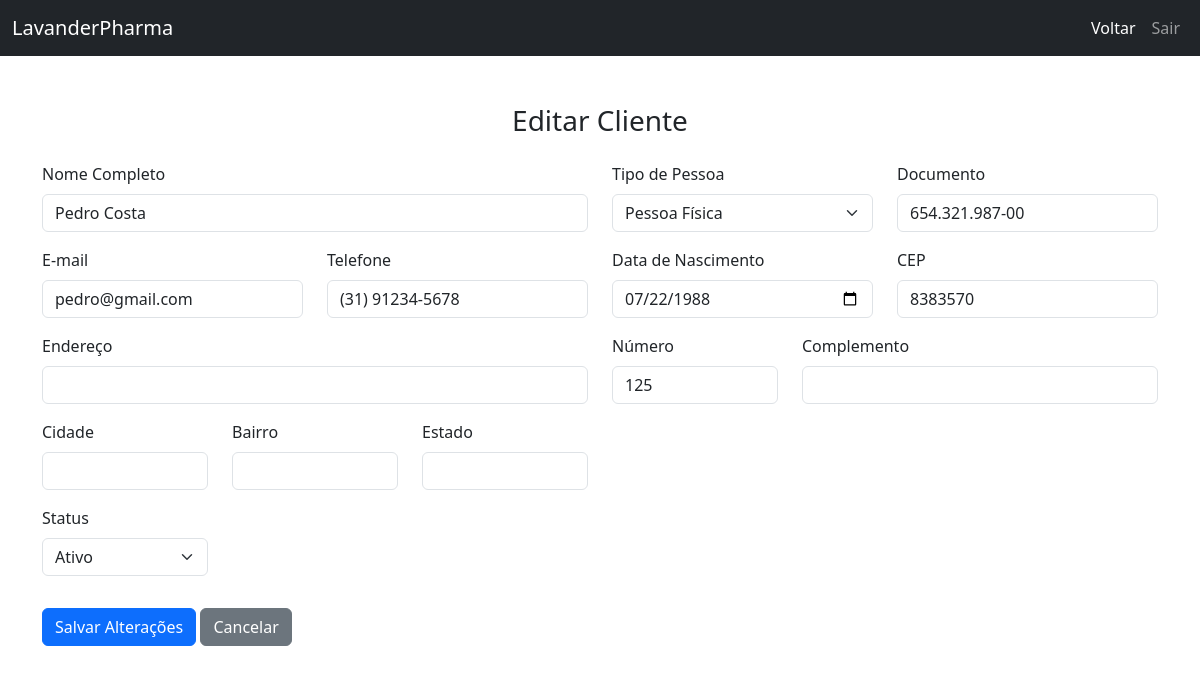
Page /sistema/Clientes/cliente_editar.php?codigo=3 (signed in) on the committed database.
### tables this page shows
CREATE TABLE IF NOT EXISTS `CLIENTES` (
    `ID_Cliente` INT AUTO_INCREMENT PRIMARY KEY NOT NULL,
    `Nome_Cliente` VARCHAR(255) DEFAULT NULL,
    `Tipo_Cliente` ENUM('PJ', 'PF') DEFAULT NULL,
    `Documento_Cliente` VARCHAR(18) DEFAULT NULL,
    `Tel_Cliente` VARCHAR(20) DEFAULT NULL,
    `Email_Cliente` VARCHAR(100) DEFAULT NULL,
    `Senha_Cliente` VARCHAR(100) DEFAULT NULL,
    `CEP` VARCHAR(10) DEFAULT NULL,
    `Endereco_Cliente` VARCHAR(255) DEFAULT NULL,
    `EndNumero_Cliente` VARCHAR(255) DEFAULT NULL,
    `Complemento_Cliente` VARCHAR(100) DEFAULT NULL,
    `Bairro_Cliente` VARCHAR(255) DEFAULT NULL,
    `Cidade_Cliente` VARCHAR(255) DEFAULT NULL,
    `Estado_Cliente` CHAR(2) DEFAULT NULL,
    `DataNasc_Cliente` DATE DEFAULT NULL,
    `Status_Cliente` ENUM('0', '1') DEFAULT NULL,
    `DataCadastro_Cliente` DATETIME DEFAULT NULL,
    `DataAlteracao_Cliente` DATETIME DEFAULT NULL,
    FOREIGN KEY (`CEP`) REFERENCES `CEPS` (`CEP`)
);

### sistema/Clientes/cliente_editar.php (the view, shortened to what this page needs)
<?php
include '../../dev/Exec/conexao.php';
if (isset($_GET['codigo'])) {
    $codigo_cliente = $_GET['codigo'];
    $sql = "SELECT * FROM CLIENTES WHERE ID_Cliente = ?";
    $stmt = $conn->prepare($sql);
    $stmt->bind_param("s", $codigo_cliente);
    $stmt->execute();
    $result = $stmt->get_result();
    if ($result->num_rows > 0) {
        $cliente = $result->fetch_assoc();
        $cep = $cliente['CEP'];
        $sql_cep = "SELECT * FROM CEPS WHERE CEP = ?";
        $stmt_cep = $conn->prepare($sql_cep);
        $stmt_cep->bind_param("s", $cep);
        $stmt_cep->execute();
        $result_cep = $stmt_cep->get_result();
        if ($result_cep->num_rows > 0) {
            $cep_data = $result_cep->fetch_assoc();
        } else {
            $cep_data = [];
        }
    } else {
        echo "Cliente não encontrado.";
        exit();
    }
} else {
    echo "Código do cliente não fornecido.";
    exit();
}
?>
<!DOCTYPE html>
<html lang="pt-BR">
<head>
    <link href="https://cdn.jsdelivr.net/npm/bootstrap@5.3.0/dist/css/bootstrap.min.css" rel="stylesheet">
</head>
<body>
    <nav class='navbar navbar-expand-lg navbar-dark bg-dark'>
        <div class='container-fluid'>
            <a class='navbar-brand' href='../../index2.php'>LavanderPharma</a>
            <div class='collapse navbar-collapse' id='navbarNav'>
                <ul class='navbar-nav ms-auto'>
                    <li class='nav-item'><a class='nav-link active' aria-current='page' href='index.php'>Voltar</a></li>
                    <li class='nav-item'><a class='nav-link' href="../../../dev/Exec/sair.php">Sair</a></li>
                </ul>
            </div>
        </div>
    </nav>
    <div class="container my-5">
        <h3 class="text-center mb-4">Editar Cliente</h3>
        <form method="post" action="">
            <div class="row mb-3">
                <div class="col-md-6">
                    <label for="Nome_Cliente" class="form-label">Nome Completo</label>
                    <input type="text" class="form-control" id="Nome_Cliente" name="Nome_Cliente" value="<?php echo htmlspecialchars($cliente['Nome_Cliente']); ?>" required>
                </div>
                <div class="col-md-3">
                    <label for="Tipo_Cliente" class="form-label">Tipo de Pessoa</label>
                    <select class="form-select" id="Tipo_Cliente" name="Tipo_Cliente" required>
                        <option value="PF" <?php if ($cliente['Tipo_Cliente'] == 'PF') echo 'selected'; ?>>Pessoa Física</option>
                    </select>
                </div>
                <div class="col-md-3">
                    <label for="Documento_Cliente" class="form-label">Documento</label>
                    <input type="text" class="form-control" id="Documento_Cliente" name="Documento_Cliente" value="<?php echo htmlspecialchars($cliente['Documento_Cliente']); ?>" required>
                </div>
            </div>
            <div class="row mb-3">
                <div class="col-md-3">
                    <label for="Email_Cliente" class="form-label">E-mail</label>
                    <input type="email" class="form-control" id="Email_Cliente" name="Email_Cliente" value="<?php echo htmlspecialchars($cliente['Email_Cliente']); ?>" required>
                </div>
                <div class="col-md-3">
                    <label for="Tel_Cliente" class="form-label">Telefone</label>
                    <input type="text" class="form-control" id="Tel_Cliente" name="Tel_Cliente" value="<?php echo htmlspecialchars($cliente['Tel_Cliente']); ?>" required>
                </div>
                <div class="col-md-3">
                    <label for="DataNasc_Cliente" class="form-label">Data de Nascimento</label>
                    <input type="date" class="form-control" id="DataNasc_Cliente" name="DataNasc_Cliente" value="<?php echo htmlspecialchars($cliente['DataNasc_Cliente']); ?>">
                </div>
                <div class="col-md-3">
                    <label for="CEP" class="form-label">CEP</label>
                    <input type="text" class="form-control" id="CEP" name="CEP" value="<?php echo htmlspecialchars($cep); ?>" required>
                </div>
            </div>
            <div class="row mb-3">
                <div class="col-md-6">
                    <label for="Endereco_Cliente" class="form-label">Endereço</label>
                    <input type="text" class="form-control" id="Endereco_Cliente" name="Endereco_Cliente" value="<?php echo htmlspecialchars($cep_data['Endereco_CEP'] ?? ''); ?>" required>
                </div>
                <div class="col-md-2">
                    <label for="EndNumero_Cliente" class="form-label">Número</label>
                    <input type="text" class="form-control" id="EndNumero_Cliente" name="EndNumero_Cliente" value="<?php echo htmlspecialchars($cliente['EndNumero_Cliente']); ?>" required>
                </div>
                <div class="col-md-4">
                    <label for="Complemento_Cliente" class="form-label">Complemento</label>
                    <input type="text" class="form-control" id="Complemento_Cliente" name="Complemento_Cliente" value="<?php echo htmlspecialchars($cliente['Complemento_Cliente'] ?? ''); ?>">
                </div>
            </div>
            <div class="row mb-3">
                <div class="col-md-2">
                    <label for="Cidade_Cliente" class="form-label">Cidade</label>
                    <input type="text" class="form-control" id="Cidade_Cliente" name="Cidade_Cliente" value="<?php echo htmlspecialchars($cep_data['Cidade_CEP'] ?? ''); ?>" required>
                </div>
                <div class="col-md-2">
                    <label for="Bairro_Cliente" class="form-label">Bairro</label>
                    <input type="text" class="form-control" id="Bairro_Cliente" name="Bairro_Cliente" value="<?php echo htmlspecialchars($cep_data['Bairro_CEP'] ?? ''); ?>" required>
                </div>
                <div class="col-md-2">
                    <label for="Estado_Cliente" class="form-label">Estado</label>
                    <input type="text" class="form-control" id="Estado_Cliente" name="Estado_Cliente" value="<?php echo htmlspecialchars($cep_data['Estado_CEP'] ?? ''); ?>" required>
                </div>
            </div>
            <div class="row mb-3">
                <div class="col-md-2">
                    <label for="Status_Cliente" class="form-label">Status</label>
                    <select class="form-select" id="Status_Cliente" name="Status_Cliente" required>
                        <option value="1" <?php if ($cliente['Status_Cliente'] == '1') echo 'selected'; ?>>Ativo</option>
                    </select>
                </div>
            </div>
            <button type="submit" class="btn btn-primary mt-3">Salvar Alterações</button>
            <a href="index.php" class="btn btn-secondary mt-3">Cancelar</a>
        </form>
    </div>
</body>
</html>

### rows in the picture
clientes: Nome_Cliente "Pedro Costa", Tipo_Cliente "Pessoa Física", Documento_Cliente "654.321.987-00", Email_Cliente "pedro@gmail.com", Tel_Cliente "(31) 91234-5678", DataNasc_Cliente "07/22/1988", CEP "8383570", EndNumero_Cliente "125", Status_Cliente "Ativo"
